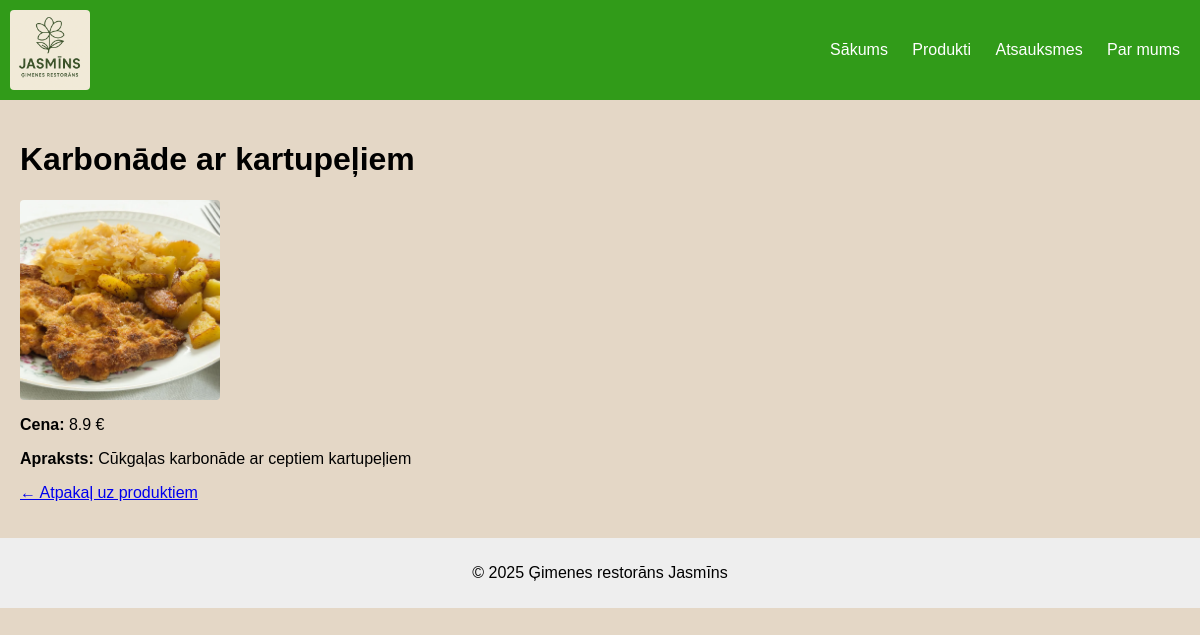
Page /produkti/3 on the committed database.
### tables this page shows
CREATE TABLE menu_items (
	id INTEGER NOT NULL PRIMARY KEY AUTOINCREMENT,
	name TEXT NOT NULL,
	description TEXT NOT NULL,
	price INTEGER NOT NULL
, image TEXT, category_id INTEGER REFERENCES categories(id));

### app.py (the view)
@app.route("/produkti/<int:product_id>")
def products_show(product_id):
    conn = get_db_connection()
    product = conn.execute("SELECT * FROM menu_items WHERE id = ?", (product_id,)).fetchone()
    conn.close()
    if product is None:
        return "<h1>Produkts nav atrasts!</h1>", 404
    return render_template("products_show.html", product=product)

### app.py (called while the page is built)
def get_db_connection():
    db = Path(__file__).parent / "edienkarte.db"
    conn = sqlite3.connect(db)
    conn.row_factory = sqlite3.Row
    return conn

### templates/products_show.html (shortened to what this page needs)
{% extends "base.html" %}
{% block content %}
<h1>{{ product['name'] }}</h1>
<img src="{{ url_for('static', filename='images/products/' ~ product['image']) }}"
     alt="{{ product['name'] }}" class="product-image">
<p><strong>Cena:</strong> {{ product['price'] }} €</p>
<p><strong>Apraksts:</strong> {{ product['description'] }}</p>
<p><a href="{{ url_for('products') }}">← Atpakaļ uz produktiem</a></p>
{% endblock %}

### static/style.css (style rules this page uses)
body { font-family: Arial, sans-serif; background-color: #e4d7c6; color: #000000; margin: 0; padding: 0; }
img { width: 200px; height: 200px; object-fit: cover; display: block; border-radius: 4px; }

### rows in the picture
menu_items: name "Karbonāde ar kartupeļiem", image (picture), price "8.9", description "Cūkgaļas karbonāde ar ceptiem kartupeļiem"

### other values in the picture
{{ 2025 }} "2025"
